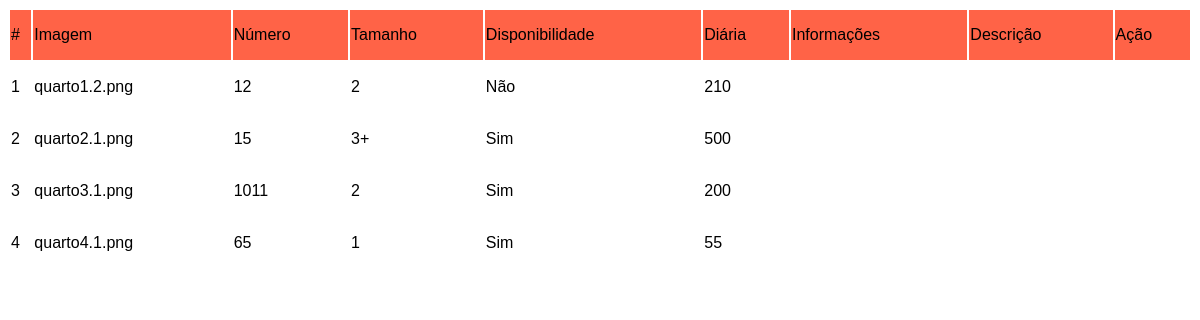
Before: /admin/alterarquarto.php with the older database file.
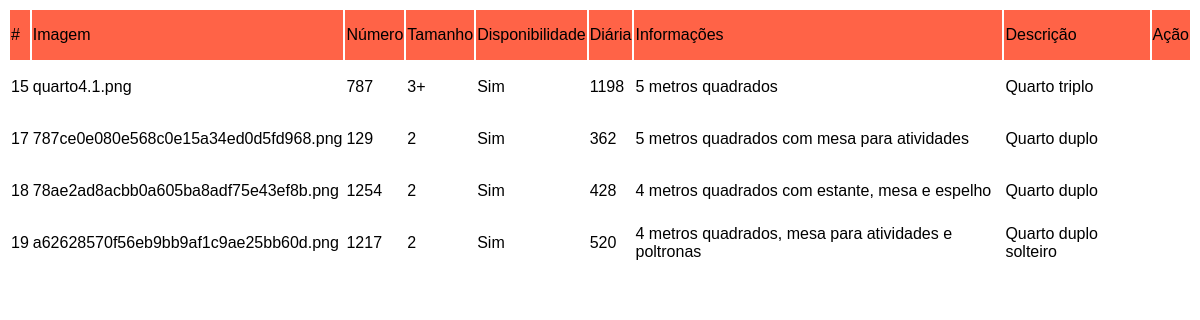
After: the same page with the newer database file.
### tables this page shows
CREATE TABLE `quarto` (
  `id` int(11) NOT NULL,
  `img` varchar(200) NOT NULL,
  `numero` int(11) NOT NULL,
  `tamanho` enum('1','2','3+') NOT NULL,
  `disponibilidade` enum('y','n') NOT NULL,
  `diaria` varchar(10) NOT NULL,
  `informacoes` varchar(200) NOT NULL,
  `descricao` varchar(200) NOT NULL
);

### admin/DAO/QuartoDAO.php (called while the page is built, shortened)
<?php
class QuartoDAO {
	public function ListaQuartos(){
		$con = new Conexao();
		$stmt = $con->Con();
		$sql = $stmt->prepare("SELECT * FROM quarto");
		$sql->execute();
		return $sql->fetchAll();
	}
}
?>

### admin/alterarquarto.php (the view, shortened to what this page needs)
<table>
	<thead>
		<tr>
			<td>#</td>
			<td>Imagem</td>
			<td>Número</td>
			<td>Tamanho</td>
			<td>Disponibilidade</td>
			<td>Diária</td>
			<td>Informações</td>
			<td>Descrição</td>
			<td>Ação</td>
		</tr>
	</thead>
	<tbody>
<?php
	include('DAO/quartoDAO.php');
	$quartoDAO = new QuartoDAO();
	$quarto = $quartoDAO->ListaQuartos();
		for ($i=0; $i < count($quarto); $i++) {
			if ($quarto[$i]['disponibilidade'] == "y") {
				$dispp = "Sim";
			} else {
				$dispp = "Não";
			}
			echo "
			<tr>
				<td>".$quarto[$i]['id']."</td>
				<td>".$quarto[$i]['img']."</td>
				<td>".$quarto[$i]['numero']."</td>
				<td>".$quarto[$i]['tamanho']."</td>
				<td>".$dispp."</td>
				<td>".$quarto[$i]['diaria']."</td>
				<td>".$quarto[$i]['informacoes']."</td>
				<td>".$quarto[$i]['descricao']."</td>
				<td><center><a href='ver-quarto-alterar.php?opcao=alt&id=".$quarto[$i]['id']."&img=".$quarto[$i]['img']."&num=".$quarto[$i]['numero']."&diaria=".$quarto[$i]['diaria']."&desc=".$quarto[$i]['descricao']."&info=".$quarto[$i]['informacoes']."'><i class='fa fa-refresh' style='color:rgba(4,93,144,1);'></i></a></center></td>
			</tr>
			";
		}
?>
	</tbody>
</table>

### admin/alterarquarto.php (style rules this page uses)
table { width: 100%; font-family: Arial; }
tr { height: 50px; }
thead { background: tomato; }

Changed rows visible on the page:
removed quarto: id "1", img "quarto1.2.png", numero "12", tamanho "2", disponibilidade "Não", diaria "210"
removed quarto: id "2", img "quarto2.1.png", numero "15", tamanho "3+", disponibilidade "Sim", diaria "500"
removed quarto: id "3", img "quarto3.1.png", numero "1011", tamanho "2", disponibilidade "Sim", diaria "200"
removed quarto: id "4", img "quarto4.1.png", numero "65", tamanho "1", disponibilidade "Sim", diaria "55"
added quarto: id "15", img "quarto4.1.png", numero "787", tamanho "3+", disponibilidade "Sim", diaria "1198", informacoes "5 metros quadrados", descricao "Quarto triplo"
added quarto: id "17", img "787ce0e080e568c0e15a34ed0d5fd968.png", numero "129", tamanho "2", disponibilidade "Sim", diaria "362", informacoes "5 metros quadrados com mesa para atividades", descricao "Quarto duplo"
added quarto: id "18", img "78ae2ad8acbb0a605ba8adf75e43ef8b.png", numero "1254", tamanho "2", disponibilidade "Sim", diaria "428", informacoes "4 metros quadrados com estante, mesa e espelho", descricao "Quarto duplo"
added quarto: id "19", img "a62628570f56eb9bb9af1c9ae25bb60d.png", numero "1217", tamanho "2", disponibilidade "Sim", diaria "520", informacoes "4 metros quadrados, mesa para atividades e poltronas", descricao "Quarto duplo solteiro"
